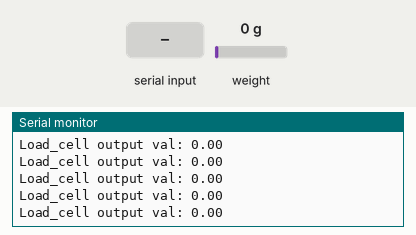
A sketch run on a simulated Arduino Nano, built with avr-gcc and run on an emulated ATmega328P. On the bench: the last lines printed to the serial monitor. The test bench sets the inputs (shaded band); at power-on: weight on the scale 0 g.

Above: at 3.6 s.
3.7 s: "t" received over Serial
At 3.86 s:
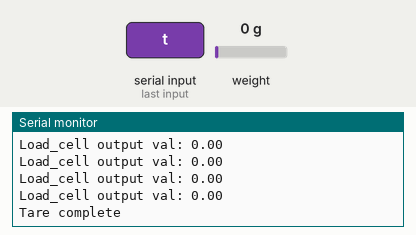
5.2 s: weight on the scale set to 100 g
At 5.6 s:
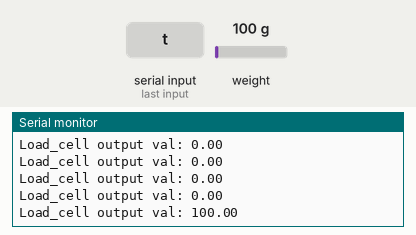
8.2 s: weight on the scale set to 1250 g
At 8.36 s:
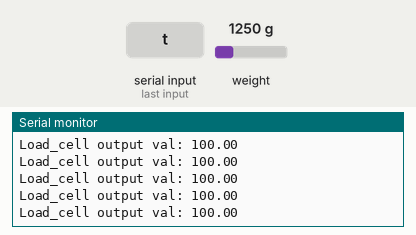
Timing chart, 0 to 11.2 s (numbered marks = the images above; inputs shaded):
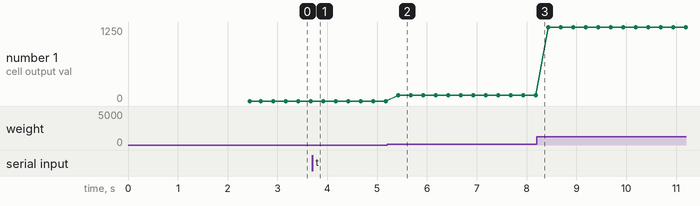

The sketch:

mock_read_weight.ino
```cpp
/*
#include <HX711_ADC.h> // https://github.com/olkal/HX711_ADC
#include <Wire.h>

#define LOAD_A_FACTOR 50
HX711_ADC LoadACell(4, 16); // parameters: dt pin, sck pin<span data-mce-type="bookmark" style="display: inline-block; width: 0px; overflow: hidden; line-height: 0;" class="mce_SELRES_start"></span>
HX711_ADC LoadBCell(0, 2); // parameters: dt pin, sck pin<span data-mce-type="bookmark" style="display: inline-block; width: 0px; overflow: hidden; line-height: 0;" class="mce_SELRES_start"></span>

void setup() {
  Serial.begin(9600);
  Serial.print("A:");
  LoadACell.begin(); // start connection to HX711
  LoadACell.start(2000); // load cells gets 2000ms of time to stabilize
  LoadACell.setCalFactor(LOAD_A_FACTOR); // calibration factor for load cell => strongly dependent on your individual setup
  Serial.print("B:");
  LoadBCell.begin(); // start connection to HX711
  LoadBCell.start(2000); // load cells gets 2000ms of time to stabilize
  LoadBCell.setCalFactor(LOAD_A_FACTOR);
}

void loop() {

  delay(1000);
  Serial.print("A:");
  LoadACell.update(); // retrieves data from the load cell
  float iA = LoadACell.getData(); // get output value
  Serial.println(iA);

  Serial.print("B:");
  LoadBCell.update(); // retrieves data from the load cell
  float iB = LoadBCell.getData(); // get output value
  Serial.println(iB);

}

*/

//-------------------------------------------------------------------------------------
// HX711_ADC.h
// Arduino master library for HX711 24-Bit Analog-to-Digital Converter for Weigh Scales
// Olav Kallhovd sept2017
// Tested with      : HX711 asian module on channel A and YZC-133 3kg load cell
// Tested with MCU  : Arduino Nano, ESP8266
//-------------------------------------------------------------------------------------
// This is an example sketch on how to use this library
// Settling time (number of samples) and data filtering can be adjusted in the config.h file

#include <HX711_ADC.h>
#include <EEPROM.h>

//HX711 constructor (dout pin, sck pin):
HX711_ADC LoadCell(0,2);
//HX711_ADC LoadCell(4,16);
const int eepromAdress = 0;

long t;

void setup() {

  float calValue; // calibration value
  calValue = (696.0*3.1); // uncomment this if you want to set this value in the sketch
  #if defined(ESP8266)
  //EEPROM.begin(512); // uncomment this if you use ESP8266 and want to fetch the value from eeprom
  #endif
  //EEPROM.get(eepromAdress, calValue); // uncomment this if you want to fetch the value from eeprom

  Serial.begin(9600); delay(10);
  Serial.println();
  Serial.println("Starting...");
  LoadCell.begin();
  long stabilisingtime = 2000; // tare preciscion can be improved by adding a few seconds of stabilising time
  LoadCell.start(stabilisingtime);
  if(LoadCell.getTareTimeoutFlag()) {
    Serial.println("Tare timeout, check MCU>HX711 wiring and pin designations");
  }
  else {
    LoadCell.setCalFactor(calValue); // set calibration value (float)
    Serial.println("Startup + tare is complete");
  }
}

void loop() {
  //update() should be called at least as often as HX711 sample rate; >10Hz@10SPS, >80Hz@80SPS
  //use of delay in sketch will reduce effective sample rate (be carefull with use of delay() in the loop)
  LoadCell.update();

  //get smoothed value from data set
  if (millis() > t + 250) {
    float i = LoadCell.getData();
    //i = i*-.3637;
    //i = i*.3225;
    Serial.print("Load_cell output val: ");
    Serial.println(i);
    t = millis();
  }

  //receive from serial terminal
  if (Serial.available() > 0) {
    float i;
    char inByte = Serial.read();
    if (inByte == 't') LoadCell.tareNoDelay();
  }

  //check if last tare operation is complete
  if (LoadCell.getTareStatus() == true) {
    Serial.println("Tare complete");
  }

}
```

Measured:
- after the input at 3.7 s, the serial monitor: prints a new line at once (image 1)
- after the input at 5.2 s, the serial monitor: prints a new line after 0.22 s (image 2)
- plotted number 1: 0 → 100 after the input at 5.2 s, 100 → 1250 after the input at 8.2 s
